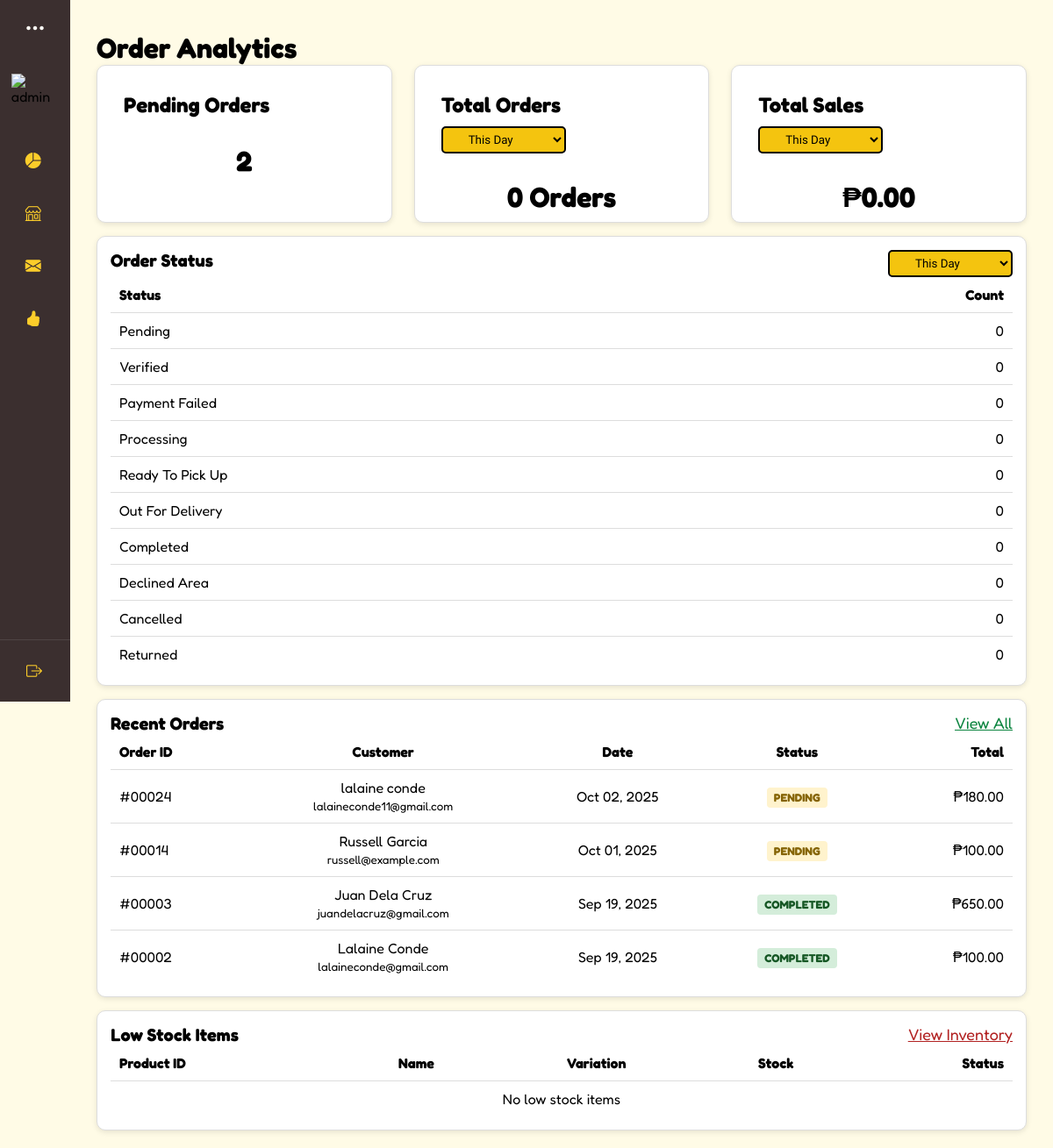
Page /interfaces/admin/index.php (signed in) on the earlier database version.
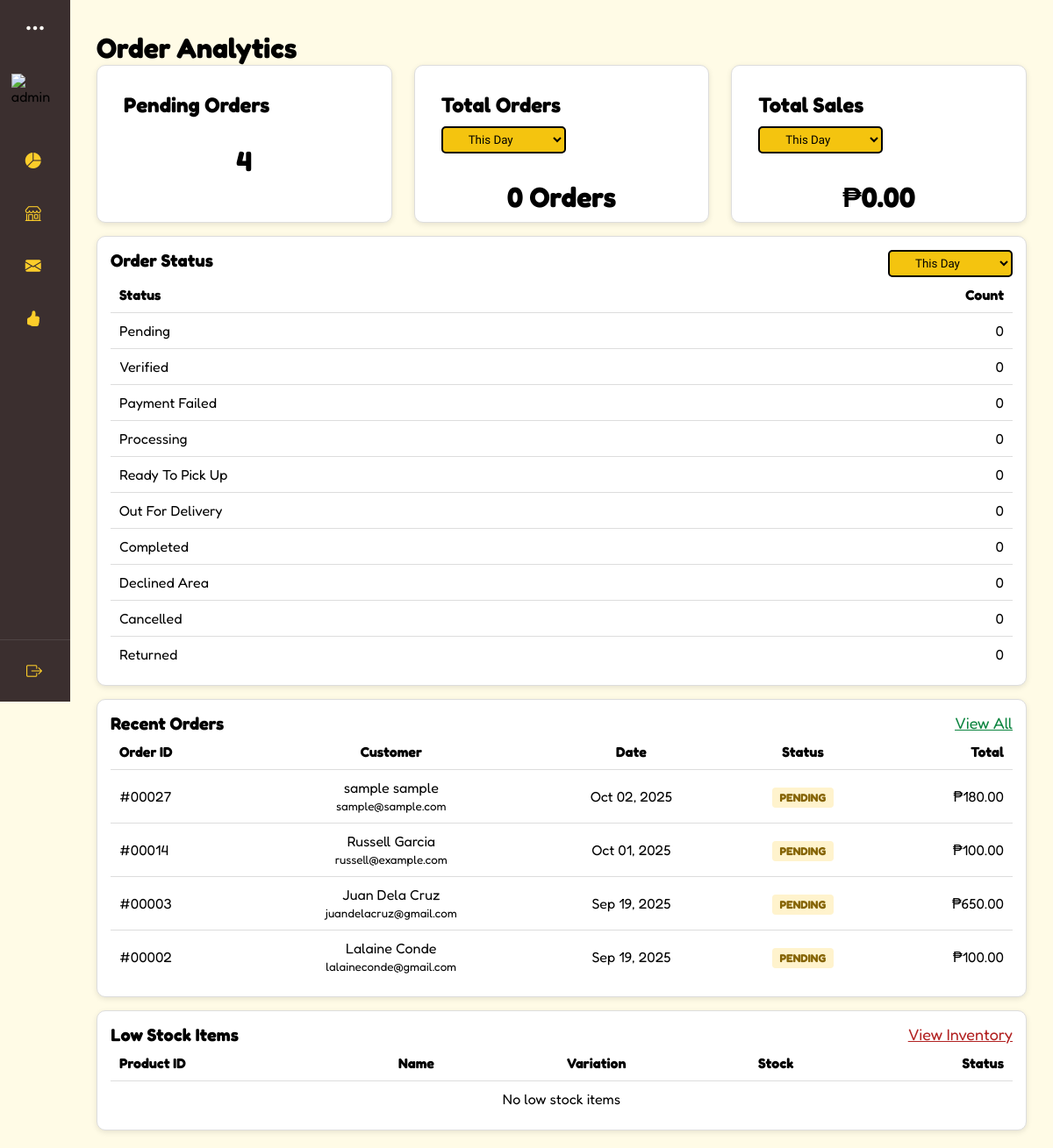
Same page on the later database version.
### tables this page shows
CREATE TABLE `orders` (
  `o_id` int(11) NOT NULL,
  `c_id` int(11) NOT NULL,
  `handled_by` int(11) NOT NULL,
  `order_date` datetime DEFAULT current_timestamp(),
  `total_amount` decimal(10,2) NOT NULL,
  `payment_method` varchar(50) DEFAULT 'cash',
  `proof_of_payment` varchar(255) DEFAULT NULL,
  `order_status` enum('pending','verified','payment-failed','processing','ready-to-pick-up','out-for-delivery','completed','declined-area','cancelled','returned') DEFAULT 'pending',
  `delivery_address` varchar(255) NOT NULL,
  `owner_id` int(11) NOT NULL,
  `order_type` enum('delivery','pickup') DEFAULT 'delivery',
  `reference_number` varchar(30) NOT NULL
);

CREATE TABLE `customers` (
  `c_id` int(11) NOT NULL,
  `fullname` varchar(255) NOT NULL,
  `phone_number` varchar(15) NOT NULL,
  `email` varchar(255) NOT NULL,
  `address` varchar(255) NOT NULL
);

### interfaces/admin/index.php (the view, shortened to what the changed rows need)
<?php
require '../../connection.php';
include ('../../includes/admin-dashboard.php');
$admin_id = (int)$_SESSION['admin_id'];
$pending = $connection->query("
    SELECT COUNT(*) AS total
    FROM orders o
    WHERE o.order_status = 'pending'
      AND o.owner_id = $admin_id
")->fetch_assoc()['total'];
$all_statuses = [
    'pending' => 0,
    'verified' => 0,
    'payment-failed' => 0,
    'processing' => 0,
    'ready-to-pick-up' => 0,
    'out-for-delivery' => 0,
    'completed' => 0,
    'declined area' => 0,
    'cancelled' => 0,
    'returned' => 0
];
$statuses_day = $all_statuses;
$recent_orders_q = $connection->query("
    SELECT o.o_id, o.order_date, o.order_status, o.total_amount, o.order_type,
           c.fullname, c.email
    FROM orders o
    LEFT JOIN customers c ON o.c_id = c.c_id
    WHERE owner_id = $admin_id
    ORDER BY order_date DESC
    LIMIT 5
");
$recent_orders = [];
while ($row = $recent_orders_q->fetch_assoc()) {
    $recent_orders[] = $row;
}
?>
<!DOCTYPE html>
<html lang="en">
<head>
  <link rel="stylesheet" href="https://cdn.jsdelivr.net/npm/bootstrap-icons/font/bootstrap-icons.css" />
  <link rel="stylesheet" href="../../css/admin.css"/>
</head>
<body>
<div class="box" id="overview-content">
  <h1>Order Analytics</h1>
  <div class="overview-container">
    <div class="cards overview-row">
      <div class="card">
        <h4 class="card-header">Pending Orders</h4>
        <p><?= $pending; ?></p>
      </div>
    </div>
    <div class="table-card">
      <div class="card-header">
        <h2>Order Status</h2>
      </div>
      <div id="status_day" class="status-section">
        <table class="table-order-status">
          <thead>
            <tr><th>Status</th><th>Count</th></tr>
          </thead>
          <tbody>
          <?php foreach ($statuses_day as $status => $total): ?>
            <tr>
              <td><?= ucwords(str_replace('-', ' ', $status)); ?></td>
              <td><?= $total; ?></td>
            </tr>
          <?php endforeach; ?>
          </tbody>
        </table>
      </div>
    </div>
<div class="table-card">
  <div class="card-header">
    <h2>Recent Orders</h2>
  </div>
  <table class="table-order-status">
    <thead>
      <tr>
        <th>Order ID</th>
        <th>Customer</th>
        <th>Date</th>
        <th>Status</th>
        <th>Total</th>
      </tr>
    </thead>
    <tbody>
      <?php if (empty($recent_orders)): ?>
        <tr><td colspan="5" style="text-align:center;">No recent orders</td></tr>
      <?php else: ?>
        <?php foreach ($recent_orders as $order): ?>
          <tr>
            <td>#<?= str_pad($order['o_id'], 5, '0', STR_PAD_LEFT); ?></td>
            <td><?= htmlspecialchars($order['fullname'] ?: 'Guest Customer'); ?><br>
                <small><?= htmlspecialchars($order['email']); ?></small>
            </td>
            <td><?= date('M d, Y', strtotime($order['order_date'])); ?></td>
            <td><span class="status <?= htmlspecialchars(strtolower($order['order_status'])); ?>">
                <?= ucfirst($order['order_status']); ?>
            </span></td>
            <td>₱<?= number_format($order['total_amount'], 2); ?></td>
          </tr>
        <?php endforeach; ?>
      <?php endif; ?>
    </tbody>
  </table>
</div>
<div class="table-card">
  <div class="card-header">
    <h2>Low Stock Items</h2>
  </div>
  <table class="table-order-status">
    <thead>
      <tr>
        <th>Product ID</th>
        <th>Name</th>
        <th>Variation</th>
        <th>Stock</th>
        <th>Status</th>
      </tr>
    </thead>
  </table>
</div>
  </div>
</div>
</body>
</html>

Differences in the rows shown:
removed orders: o_id "00024", c.fullname "lalaine conde", c.email "lalaineconde11@gmail.com", order_date "Oct 02, 2025", order_status "PENDING", total_amount "180.00"
added orders: o_id "00027", c.fullname "sample sample", c.email "sample@sample.com", order_date "Oct 02, 2025", order_status "PENDING", total_amount "180.00"
changed orders "Juan Dela Cruz": order_status "COMPLETED" → "PENDING"
changed orders "Lalaine Conde": order_status "COMPLETED" → "PENDING"
Other differences:
$pending: "2" → "4"
